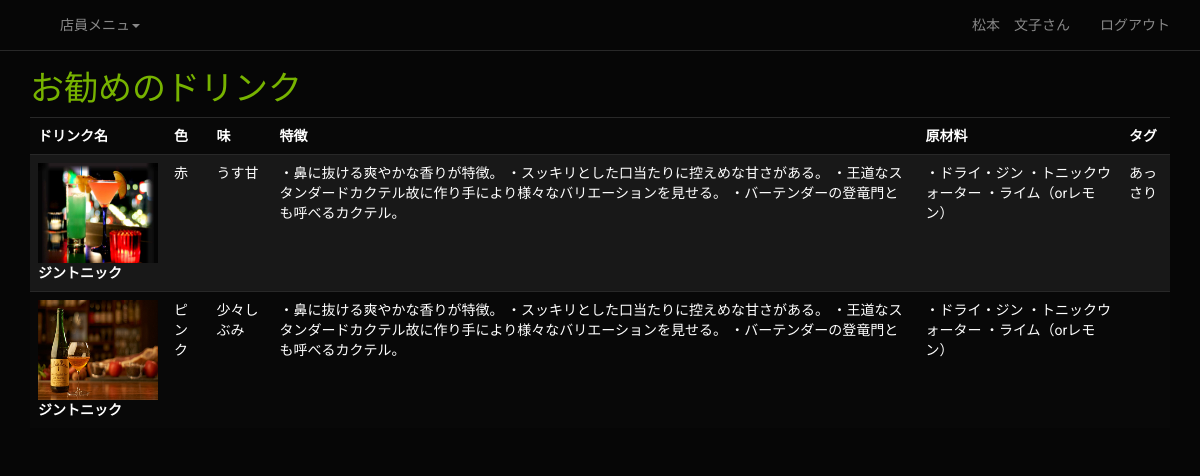
Page /drink.php (signed in) on the committed database.
### tables this page shows
CREATE TABLE IF NOT EXISTS `tb_drink` (
  `dk_id` bigint(20) unsigned NOT NULL AUTO_INCREMENT,
  `dk_name` varchar(64) NOT NULL,
  `dk_detail` text NOT NULL,
  `color` varchar(32) NOT NULL,
  `taste` text NOT NULL,
  `ingredients` text NOT NULL,
  `alcohol` float NOT NULL,
  `maker` varchar(64) NOT NULL,
  `price` int(11) NOT NULL,
  UNIQUE KEY `dk_id` (`dk_id`)
);

### src/drink.php (the view, shortened to what this page needs)
<?php
include('page_header.php');
require_once('db_inc.php');
echo '<h3 class="text-success">お勧めのドリンク</h3>';
$sql = "SELECT * FROM tb_tags" ;
$rs = mysql_query($sql, $conn);
$tags =array();
if ($rs) {
  $row = mysql_fetch_array($rs) ;
  while ($row) {
    $id = $row['dk_id'];
    $tags[$id] = isset($tags[$id]) ? $tags[$id] .'、' . $row['tag'] : $row['tag'];
    $row = mysql_fetch_array($rs) ;
  }
}
$sql = "SELECT * FROM tb_drink";
$rs = mysql_query($sql, $conn);
if ($rs) {
  echo '<table class="table table-striped table-hover">';
  echo '<tr><th>ドリンク名</th><th>色</th><th>味</th><th>特徴</th><th>原材料</th><th>タグ</th></tr>';
  $row = mysql_fetch_array($rs) ;
  while ($row) {
    $id = $row['dk_id'];
    $fname = 'dk' .str_pad($id,5,'0',STR_PAD_LEFT) . '.jpg';
    $tag = isset($tags[$id]) ? $tags[$id] : '';
    echo '<tr data-href="drink_detail.php?id='. $id . '">';
    echo '<th>' .'<img src="../img/'.$fname .'" height="100px" width="120px"><br>'. $row['dk_name']. '</th>';
    echo '<td>' . $row['color'] . '</td>';
    echo '<td>' . $row['taste'] . '</td>';
    $det = preg_replace('/#/','・',$row['dk_detail']);
    $ind = preg_replace('/#/','・',$row['ingredients']);
    echo '<td>' . $det . '</td>';
    echo '<td>' . $ind . '</td>';
    echo '<td>' . $tag . '</td>';
    echo '</tr>';
    $row = mysql_fetch_array($rs) ;
  }
  echo '</table>';
}
include('page_footer.php');
?>

### rows in the picture
tb_drink: shows a picture, dk_name "ジントニック", color "赤", taste "うす甘", dk_detail "・鼻に抜ける爽やかな香りが特徴。 ・スッキリとした口当たりに控えめな甘さがある。 ・王道なスタンダードカクテル故に作り手により様々なバリエーションを見せる。 ・バーテンダーの登竜門とも呼べるカクテル。", ingredients "・ドライ・ジン ・トニックウォーター ・ライム（orレモン）", dk_id "あっさり"
tb_drink: shows a picture, dk_name "ジントニック", color "ピンク", taste "少々しぶみ", dk_detail "・鼻に抜ける爽やかな香りが特徴。 ・スッキリとした口当たりに控えめな甘さがある。 ・王道なスタンダードカクテル故に作り手により様々なバリエーションを見せる。 ・バーテンダーの登竜門とも呼べるカクテル。", ingredients "・ドライ・ジン ・トニックウォーター ・ライム（orレモン）"

### other values in the picture
$urname "店員"
$uname "松本 文子"
$label "ログアウト"
